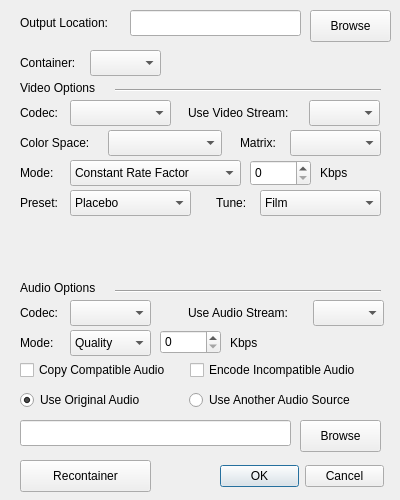
<?xml version="1.0" encoding="UTF-8"?>
<ui version="4.0">
 <class>configure</class>
 <widget class="QDialog" name="configure">
  <property name="geometry">
   <rect>
    <x>0</x>
    <y>0</y>
    <width>400</width>
    <height>500</height>
   </rect>
  </property>
  <property name="minimumSize">
   <size>
    <width>400</width>
    <height>500</height>
   </size>
  </property>
  <property name="maximumSize">
   <size>
    <width>400</width>
    <height>500</height>
   </size>
  </property>
  <property name="windowTitle">
   <string>Configure</string>
  </property>
  <widget class="QDialogButtonBox" name="buttonBox">
   <property name="geometry">
    <rect>
     <x>220</x>
     <y>460</y>
     <width>164</width>
     <height>32</height>
    </rect>
   </property>
   <property name="orientation">
    <enum>Qt::Horizontal</enum>
   </property>
   <property name="standardButtons">
    <set>QDialogButtonBox::Cancel|QDialogButtonBox::Ok</set>
   </property>
  </widget>
  <widget class="QLineEdit" name="outputFolder">
   <property name="geometry">
    <rect>
     <x>130</x>
     <y>10</y>
     <width>171</width>
     <height>26</height>
    </rect>
   </property>
   <property name="text">
    <string comment="0"/>
   </property>
   <property name="cursorPosition">
    <number>0</number>
   </property>
   <property name="readOnly">
    <bool>true</bool>
   </property>
  </widget>
  <widget class="QSpinBox" name="bitrateBox">
   <property name="geometry">
    <rect>
     <x>250</x>
     <y>160</y>
     <width>61</width>
     <height>26</height>
    </rect>
   </property>
   <property name="maximum">
    <number>51</number>
   </property>
  </widget>
  <widget class="QComboBox" name="selectMode">
   <property name="geometry">
    <rect>
     <x>70</x>
     <y>160</y>
     <width>171</width>
     <height>26</height>
    </rect>
   </property>
   <item>
    <property name="text">
     <string>Constant Rate Factor</string>
    </property>
   </item>
   <item>
    <property name="text">
     <string>Bitrate 1 Pass</string>
    </property>
   </item>
   <item>
    <property name="text">
     <string>Bitrate 2 Pass</string>
    </property>
   </item>
  </widget>
  <widget class="QComboBox" name="selectCodec">
   <property name="geometry">
    <rect>
     <x>70</x>
     <y>100</y>
     <width>101</width>
     <height>26</height>
    </rect>
   </property>
  </widget>
  <widget class="QComboBox" name="selectContainer">
   <property name="geometry">
    <rect>
     <x>90</x>
     <y>50</y>
     <width>71</width>
     <height>26</height>
    </rect>
   </property>
  </widget>
  <widget class="QComboBox" name="selectColorSpace">
   <property name="geometry">
    <rect>
     <x>108</x>
     <y>130</y>
     <width>114</width>
     <height>26</height>
    </rect>
   </property>
  </widget>
  <widget class="QPushButton" name="browseOutput">
   <property name="geometry">
    <rect>
     <x>310</x>
     <y>10</y>
     <width>81</width>
     <height>32</height>
    </rect>
   </property>
   <property name="sizePolicy">
    <sizepolicy hsizetype="Expanding" vsizetype="Fixed">
     <horstretch>0</horstretch>
     <verstretch>0</verstretch>
    </sizepolicy>
   </property>
   <property name="text">
    <string>Browse</string>
   </property>
  </widget>
  <widget class="QComboBox" name="selectPreset">
   <property name="geometry">
    <rect>
     <x>70</x>
     <y>190</y>
     <width>121</width>
     <height>26</height>
    </rect>
   </property>
   <item>
    <property name="text">
     <string>Placebo</string>
    </property>
   </item>
   <item>
    <property name="text">
     <string>Very Slow</string>
    </property>
   </item>
   <item>
    <property name="text">
     <string>Slower</string>
    </property>
   </item>
   <item>
    <property name="text">
     <string>Slow</string>
    </property>
   </item>
   <item>
    <property name="text">
     <string>Medium</string>
    </property>
   </item>
   <item>
    <property name="text">
     <string>Fast</string>
    </property>
   </item>
   <item>
    <property name="text">
     <string>Faster</string>
    </property>
   </item>
   <item>
    <property name="text">
     <string>Very Fast</string>
    </property>
   </item>
   <item>
    <property name="text">
     <string>Super Fast</string>
    </property>
   </item>
   <item>
    <property name="text">
     <string>Ultra Fast</string>
    </property>
   </item>
  </widget>
  <widget class="QComboBox" name="selectTune">
   <property name="geometry">
    <rect>
     <x>260</x>
     <y>190</y>
     <width>121</width>
     <height>26</height>
    </rect>
   </property>
   <item>
    <property name="text">
     <string>Film</string>
    </property>
   </item>
   <item>
    <property name="text">
     <string>Animation</string>
    </property>
   </item>
   <item>
    <property name="text">
     <string>Grain</string>
    </property>
   </item>
   <item>
    <property name="text">
     <string>Still Image</string>
    </property>
   </item>
   <item>
    <property name="text">
     <string>PSNR</string>
    </property>
   </item>
   <item>
    <property name="text">
     <string>SSIM</string>
    </property>
   </item>
   <item>
    <property name="text">
     <string>Fast Decode</string>
    </property>
   </item>
   <item>
    <property name="text">
     <string>Zero Latency</string>
    </property>
   </item>
  </widget>
  <widget class="QLabel" name="labelContainer">
   <property name="geometry">
    <rect>
     <x>20</x>
     <y>50</y>
     <width>71</width>
     <height>26</height>
    </rect>
   </property>
   <property name="text">
    <string>Container:</string>
   </property>
  </widget>
  <widget class="QLabel" name="labelCodec">
   <property name="geometry">
    <rect>
     <x>20</x>
     <y>100</y>
     <width>51</width>
     <height>26</height>
    </rect>
   </property>
   <property name="text">
    <string>Codec:</string>
   </property>
  </widget>
  <widget class="QLabel" name="labelMode">
   <property name="geometry">
    <rect>
     <x>20</x>
     <y>160</y>
     <width>41</width>
     <height>26</height>
    </rect>
   </property>
   <property name="text">
    <string>Mode:</string>
   </property>
  </widget>
  <widget class="QLabel" name="labelPreset">
   <property name="geometry">
    <rect>
     <x>20</x>
     <y>190</y>
     <width>51</width>
     <height>26</height>
    </rect>
   </property>
   <property name="text">
    <string>Preset:</string>
   </property>
  </widget>
  <widget class="QLabel" name="labelTune">
   <property name="geometry">
    <rect>
     <x>216</x>
     <y>190</y>
     <width>41</width>
     <height>26</height>
    </rect>
   </property>
   <property name="text">
    <string>Tune:</string>
   </property>
  </widget>
  <widget class="QLabel" name="labelBitrate">
   <property name="geometry">
    <rect>
     <x>320</x>
     <y>160</y>
     <width>31</width>
     <height>26</height>
    </rect>
   </property>
   <property name="text">
    <string>Kbps</string>
   </property>
  </widget>
  <widget class="Line" name="linevideo">
   <property name="geometry">
    <rect>
     <x>115</x>
     <y>89</y>
     <width>266</width>
     <height>2</height>
    </rect>
   </property>
   <property name="orientation">
    <enum>Qt::Horizontal</enum>
   </property>
  </widget>
  <widget class="QLabel" name="labelVCoptions">
   <property name="geometry">
    <rect>
     <x>20</x>
     <y>80</y>
     <width>91</width>
     <height>16</height>
    </rect>
   </property>
   <property name="text">
    <string>Video Options</string>
   </property>
  </widget>
  <widget class="QLabel" name="labelOutput">
   <property name="geometry">
    <rect>
     <x>20</x>
     <y>10</y>
     <width>111</width>
     <height>26</height>
    </rect>
   </property>
   <property name="text">
    <string>Output Location:</string>
   </property>
  </widget>
  <widget class="QComboBox" name="selectAudioCodec">
   <property name="geometry">
    <rect>
     <x>70</x>
     <y>300</y>
     <width>81</width>
     <height>26</height>
    </rect>
   </property>
  </widget>
  <widget class="QLabel" name="labelVideoStream">
   <property name="geometry">
    <rect>
     <x>188</x>
     <y>100</y>
     <width>121</width>
     <height>26</height>
    </rect>
   </property>
   <property name="text">
    <string>Use Video Stream:</string>
   </property>
  </widget>
  <widget class="QLabel" name="labelColorSpace">
   <property name="geometry">
    <rect>
     <x>20</x>
     <y>130</y>
     <width>81</width>
     <height>26</height>
    </rect>
   </property>
   <property name="text">
    <string>Color Space:</string>
   </property>
  </widget>
  <widget class="Line" name="lineaudio">
   <property name="geometry">
    <rect>
     <x>115</x>
     <y>290</y>
     <width>266</width>
     <height>2</height>
    </rect>
   </property>
   <property name="orientation">
    <enum>Qt::Horizontal</enum>
   </property>
  </widget>
  <widget class="QLabel" name="labelACoptions">
   <property name="geometry">
    <rect>
     <x>20</x>
     <y>280</y>
     <width>91</width>
     <height>16</height>
    </rect>
   </property>
   <property name="text">
    <string>Audio Options</string>
   </property>
  </widget>
  <widget class="QComboBox" name="selectMatrix">
   <property name="geometry">
    <rect>
     <x>290</x>
     <y>130</y>
     <width>91</width>
     <height>26</height>
    </rect>
   </property>
  </widget>
  <widget class="QLabel" name="labelMatrix">
   <property name="geometry">
    <rect>
     <x>240</x>
     <y>130</y>
     <width>51</width>
     <height>26</height>
    </rect>
   </property>
   <property name="text">
    <string>Matrix:</string>
   </property>
  </widget>
  <widget class="QComboBox" name="selectVideoStream">
   <property name="geometry">
    <rect>
     <x>309</x>
     <y>100</y>
     <width>71</width>
     <height>26</height>
    </rect>
   </property>
  </widget>
  <widget class="QComboBox" name="selectAudioStream">
   <property name="geometry">
    <rect>
     <x>313</x>
     <y>300</y>
     <width>71</width>
     <height>26</height>
    </rect>
   </property>
  </widget>
  <widget class="QLabel" name="labelAudioCodec">
   <property name="geometry">
    <rect>
     <x>20</x>
     <y>300</y>
     <width>51</width>
     <height>26</height>
    </rect>
   </property>
   <property name="text">
    <string>Codec:</string>
   </property>
  </widget>
  <widget class="QLabel" name="labelAudioStream">
   <property name="geometry">
    <rect>
     <x>188</x>
     <y>300</y>
     <width>121</width>
     <height>26</height>
    </rect>
   </property>
   <property name="text">
    <string>Use Audio Stream:</string>
   </property>
  </widget>
  <widget class="QComboBox" name="selectAudioMode">
   <property name="geometry">
    <rect>
     <x>70</x>
     <y>330</y>
     <width>81</width>
     <height>26</height>
    </rect>
   </property>
   <item>
    <property name="text">
     <string>Quality</string>
    </property>
   </item>
   <item>
    <property name="text">
     <string>Bitrate</string>
    </property>
   </item>
  </widget>
  <widget class="QLabel" name="labelAudioMode">
   <property name="geometry">
    <rect>
     <x>20</x>
     <y>330</y>
     <width>41</width>
     <height>26</height>
    </rect>
   </property>
   <property name="text">
    <string>Mode:</string>
   </property>
  </widget>
  <widget class="QSpinBox" name="bitrateBoxAudio">
   <property name="geometry">
    <rect>
     <x>160</x>
     <y>330</y>
     <width>61</width>
     <height>24</height>
    </rect>
   </property>
  </widget>
  <widget class="QLabel" name="labelAudioBitrate">
   <property name="geometry">
    <rect>
     <x>230</x>
     <y>330</y>
     <width>151</width>
     <height>26</height>
    </rect>
   </property>
   <property name="text">
    <string>Kbps</string>
   </property>
  </widget>
  <widget class="QCheckBox" name="copyAudio">
   <property name="geometry">
    <rect>
     <x>20</x>
     <y>360</y>
     <width>171</width>
     <height>20</height>
    </rect>
   </property>
   <property name="text">
    <string>Copy Compatible Audio</string>
   </property>
  </widget>
  <widget class="QLineEdit" name="externalAudioSource">
   <property name="geometry">
    <rect>
     <x>20</x>
     <y>420</y>
     <width>271</width>
     <height>26</height>
    </rect>
   </property>
   <property name="readOnly">
    <bool>true</bool>
   </property>
  </widget>
  <widget class="QPushButton" name="browseAudio">
   <property name="geometry">
    <rect>
     <x>300</x>
     <y>420</y>
     <width>81</width>
     <height>32</height>
    </rect>
   </property>
   <property name="text">
    <string>Browse</string>
   </property>
  </widget>
  <widget class="QWidget" name="layoutWidget">
   <property name="geometry">
    <rect>
     <x>20</x>
     <y>390</y>
     <width>335</width>
     <height>20</height>
    </rect>
   </property>
   <layout class="QHBoxLayout" name="horizontalLayout">
    <item>
     <widget class="QRadioButton" name="internalAudio">
      <property name="text">
       <string>Use Original Audio</string>
      </property>
      <property name="checked">
       <bool>true</bool>
      </property>
     </widget>
    </item>
    <item>
     <widget class="QRadioButton" name="externalAudio">
      <property name="text">
       <string>Use Another Audio Source</string>
      </property>
     </widget>
    </item>
   </layout>
  </widget>
  <widget class="QCheckBox" name="encodeIncompatible">
   <property name="geometry">
    <rect>
     <x>190</x>
     <y>360</y>
     <width>191</width>
     <height>20</height>
    </rect>
   </property>
   <property name="text">
    <string>Encode Incompatible Audio</string>
   </property>
  </widget>
  <widget class="QPushButton" name="recontainerALL">
   <property name="geometry">
    <rect>
     <x>20</x>
     <y>460</y>
     <width>131</width>
     <height>32</height>
    </rect>
   </property>
   <property name="sizePolicy">
    <sizepolicy hsizetype="Expanding" vsizetype="Fixed">
     <horstretch>0</horstretch>
     <verstretch>0</verstretch>
    </sizepolicy>
   </property>
   <property name="focusPolicy">
    <enum>Qt::NoFocus</enum>
   </property>
   <property name="text">
    <string>Recontainer</string>
   </property>
  </widget>
 </widget>
 <resources/>
 <connections>
  <connection>
   <sender>buttonBox</sender>
   <signal>accepted()</signal>
   <receiver>configure</receiver>
   <slot>accept()</slot>
   <hints>
    <hint type="sourcelabel">
     <x>248</x>
     <y>254</y>
    </hint>
    <hint type="destinationlabel">
     <x>157</x>
     <y>274</y>
    </hint>
   </hints>
  </connection>
  <connection>
   <sender>buttonBox</sender>
   <signal>rejected()</signal>
   <receiver>configure</receiver>
   <slot>reject()</slot>
   <hints>
    <hint type="sourcelabel">
     <x>316</x>
     <y>260</y>
    </hint>
    <hint type="destinationlabel">
     <x>286</x>
     <y>274</y>
    </hint>
   </hints>
  </connection>
 </connections>
</ui>
